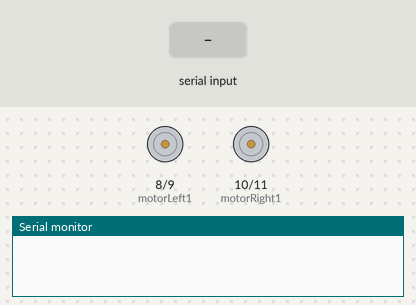
A sketch run on a simulated Arduino Uno, built with avr-gcc and run on an emulated ATmega328P. Parts: motor-driver pin pairs drawn as motors (green arrow = first pin HIGH = forward, orange = second pin HIGH = backward, longer = more drive), the last lines printed to the serial monitor. The test bench sets the inputs (shaded band).

Above: at 1.2 s.
1.3 s: "F" received over Serial
At 1.8 s:
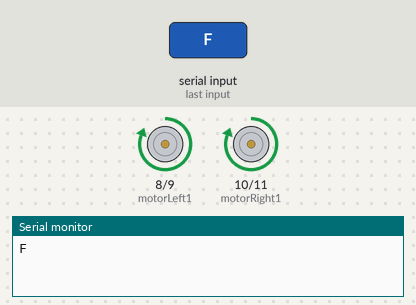
2.8 s: "B" received over Serial
At 4.0 s:
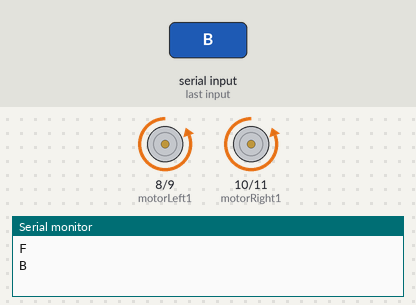
4.3 s: "L" received over Serial
At 5.3 s:
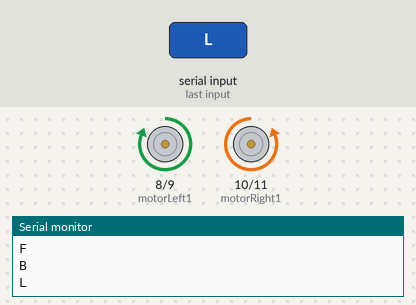
5.8 s: "R" received over Serial
At 6.4 s:
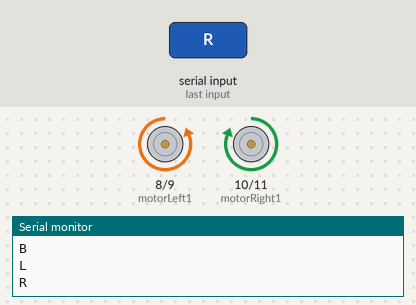
Timing chart, 0 to 8.3 s (numbered marks = the images above; inputs shaded):
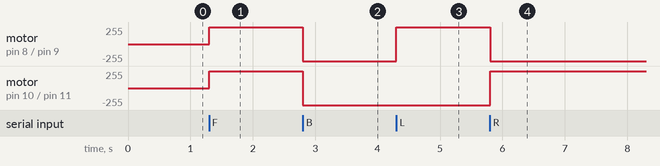

Measured:
- after the input at 1.3 s, motor on pin 8 (motorLeft1) / pin 9 (motorLeft2), motor on pin 10 (motorRight1) / pin 11 (motorRight2): stopped → forward 255/255 at once
- after the input at 2.8 s, motor on pin 8 (motorLeft1) / pin 9 (motorLeft2), motor on pin 10 (motorRight1) / pin 11 (motorRight2): forward 255/255 → backward 255/255 at once
- after the input at 4.3 s, motor on pin 8 (motorLeft1) / pin 9 (motorLeft2): backward 255/255 → forward 255/255 at once
- after the input at 5.8 s, motor on pin 8 (motorLeft1) / pin 9 (motorLeft2): forward 255/255 → backward 255/255 at once; motor on pin 10 (motorRight1) / pin 11 (motorRight2): backward 255/255 → forward 255/255 at once

The sketch:

bluetooth_control.ino
```cpp
const int motorLeft1 = 8;
const int motorLeft2 = 9;
const int motorRight1 = 10;
const int motorRight2 = 11;

char command;

void setup() {
  pinMode(motorLeft1, OUTPUT);
  pinMode(motorLeft2, OUTPUT);
  pinMode(motorRight1, OUTPUT);
  pinMode(motorRight2, OUTPUT);

  Serial.begin(9600);
}

void loop() {
  if (Serial.available()) {
    command = Serial.read();
    Serial.println(command);

    switch (command) {
      case 'F':
        moveForward();
        break;
      case 'B':
        moveBackward();
        break;
      case 'L':
        turnLeft();
        break;
      case 'R':
        turnRight();
        break;
      case 'S':
        stopMotors();
        break;
    }
  }
}

void moveForward() {
  digitalWrite(motorLeft1, HIGH);
  digitalWrite(motorLeft2, LOW);
  digitalWrite(motorRight1, HIGH);
  digitalWrite(motorRight2, LOW);
}

void moveBackward() {
  digitalWrite(motorLeft1, LOW);
  digitalWrite(motorLeft2, HIGH);
  digitalWrite(motorRight1, LOW);
  digitalWrite(motorRight2, HIGH);
}

void stopMotors() {
  digitalWrite(motorLeft1, LOW);
  digitalWrite(motorLeft2, LOW);
  digitalWrite(motorRight1, LOW);
  digitalWrite(motorRight2, LOW);
}

void turnLeft() {
  digitalWrite(motorLeft1, HIGH);
  digitalWrite(motorLeft2, LOW);
  digitalWrite(motorRight1, LOW);
  digitalWrite(motorRight2, HIGH);
}

void turnRight() {
  digitalWrite(motorLeft1, LOW);
  digitalWrite(motorLeft2, HIGH);
  digitalWrite(motorRight1, HIGH);
  digitalWrite(motorRight2, LOW);
}
```
